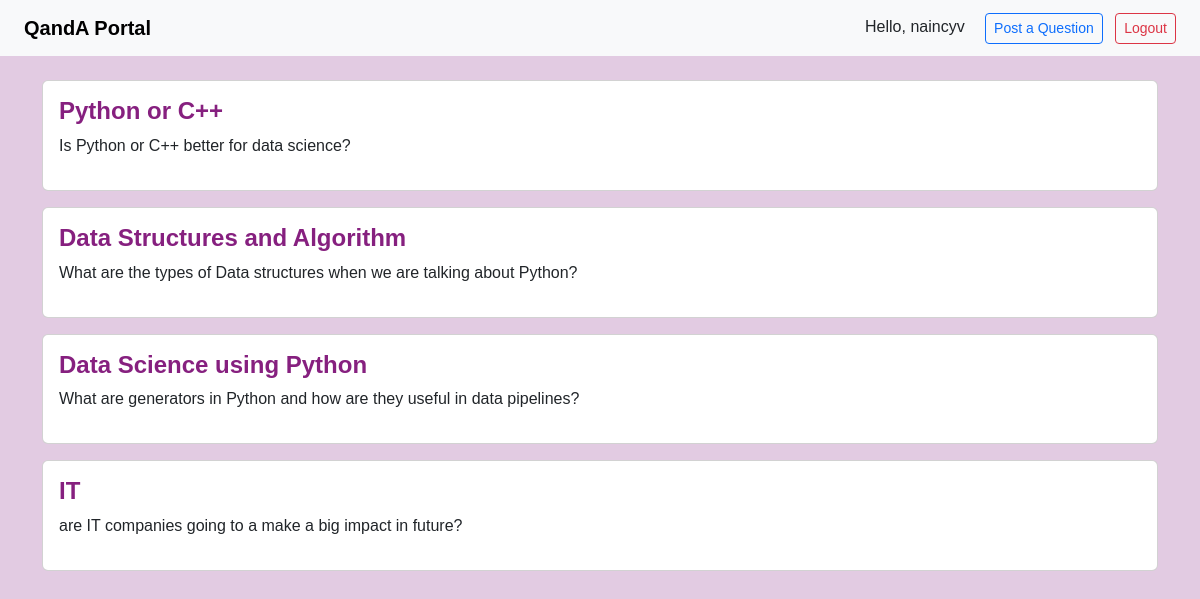
Screenshot of / (signed in) with the database file from the repository.
### mainapp/models.py (models this page shows, shortened)
class Question(models.Model):
    user = models.ForeignKey(User, on_delete=models.CASCADE)
    title = models.CharField(max_length=255)
    description = models.TextField()
    created_at = models.DateTimeField(auto_now_add=True)

### mainapp/views.py (the view)
# urls.py: 2. Add a URL to urlpatterns:  path('', views.home, name='home')
def home(request):
    questions = Question.objects.all().order_by('-created_at')
    return render(request, 'home.html', {'questions': questions})

### mainapp/templates/home.html (shortened to what this page needs)
{% load static %}
<!DOCTYPE html>
<html lang="en">
<head>
    <link href="https://cdn.jsdelivr.net/npm/bootstrap@5.3.0/dist/css/bootstrap.min.css" rel="stylesheet">
    <link rel="stylesheet" href="{% static 'css/style.css' %}">
    <link rel="stylesheet" href="https://cdnjs.cloudflare.com/ajax/libs/font-awesome/6.5.0/css/all.min.css">
</head>
<body>
    <nav class="navbar navbar-expand-lg navbar-light bg-light px-4">
        <a class="navbar-brand" href="{% url 'home' %}">QandA Portal</a>
        <div class="ms-auto">
            {% if user.is_authenticated %}
                <span class="me-3">Hello, {{ user.username }}</span>
                <a href="{% url 'post_question' %}" class="btn btn-outline-primary btn-sm me-2">Post a Question</a>
                <a href="{% url 'logout'  %}" class="btn btn-outline-danger btn-sm">Logout</a>
            {% else %}
                <a href="{% url 'login' %}" class="btn btn-outline-danger btn-sm me-2">Login</a>
                <a href="{% url 'signup' %}" class="btn btn-outline-success btn-sm">Signup</a>
            {% endif %}
        </div>
    </nav>
    <div class="container mt-4">
        {% block content %}
            {% if user.is_authenticated %}
                {% for question in questions %}
                    <div class="card mb-3">
                        <div class="card-body">
                            <h4><a href="{% url 'question_detail' question.id %}">{{ question.title }}</a></h4>
                            <p>{{ question.description|truncatewords:20 }}</p>
                        </div>
                    </div>
                {% empty %}
                    <p>No questions posted yet.</p>
                {% endfor %}
            {% else %}
                <p>Please <a href="{% url 'login' %}">login</a> to see questions.</p>
            {% endif %}
        {% endblock %}
    </div>
</body>
</html>

### mainapp/static/css/style.css (style rules this page uses)
body, head { background-color: #e2cbe2; font-family: 'Trebuchet MS', 'Lucida Sans Unicode', 'Lucida Grande', 'Lucida Sans', Arial, sans-serif; }
nav { background-color: rgb(213, 181, 213); }
a { text-decoration: none; color: #831a7bf8; font-weight: bold; }

### rows the page displays
Question: title "Python or C++", description "Is Python or C++ better for data science?"
Question: title "Data Structures and Algorithm", description "What are the types of Data structures when we are talking about Python?"
Question: title "Data Science using Python", description "What are generators in Python and how are they useful in data pipelines?"
Question: title "IT", description "are IT companies going to a make a big impact in future?"

### other values shown
{{ user.username }} "naincyv"
